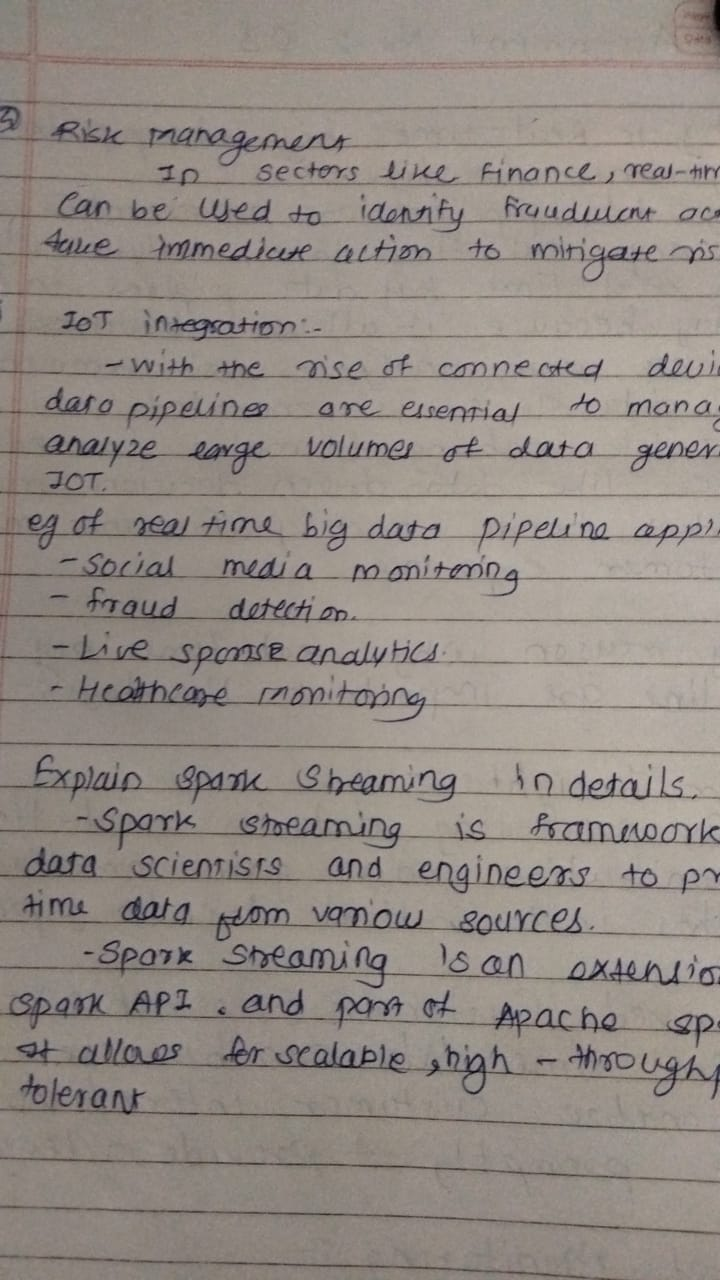
#> input picture ForgeryDetection/Data/svm_dataset/real/real1.jpg, 720 x 1280 px, found by its file name
$ python train_rf_model.py
#> lines starting #> are read from the running program, lines starting #| are printed output that depends on the picture
import os
import cv2
import numpy as np
from sklearn.ensemble import RandomForestClassifier
import joblib
os.makedirs('models', exist_ok=True)

folder = 'data/raw_edited_pairs'
image_pairs = [('real1.jpg', 'fake1.jpg')]

X, y = [], []

for real_img, fake_img in image_pairs:
    img1 = cv2.imread(os.path.join(folder, real_img))
#> img1 is the input picture: shape (1280, 720, 3); mean B, G, R 132.1, 138.4, 146.8
    img2 = cv2.imread(os.path.join(folder, fake_img))
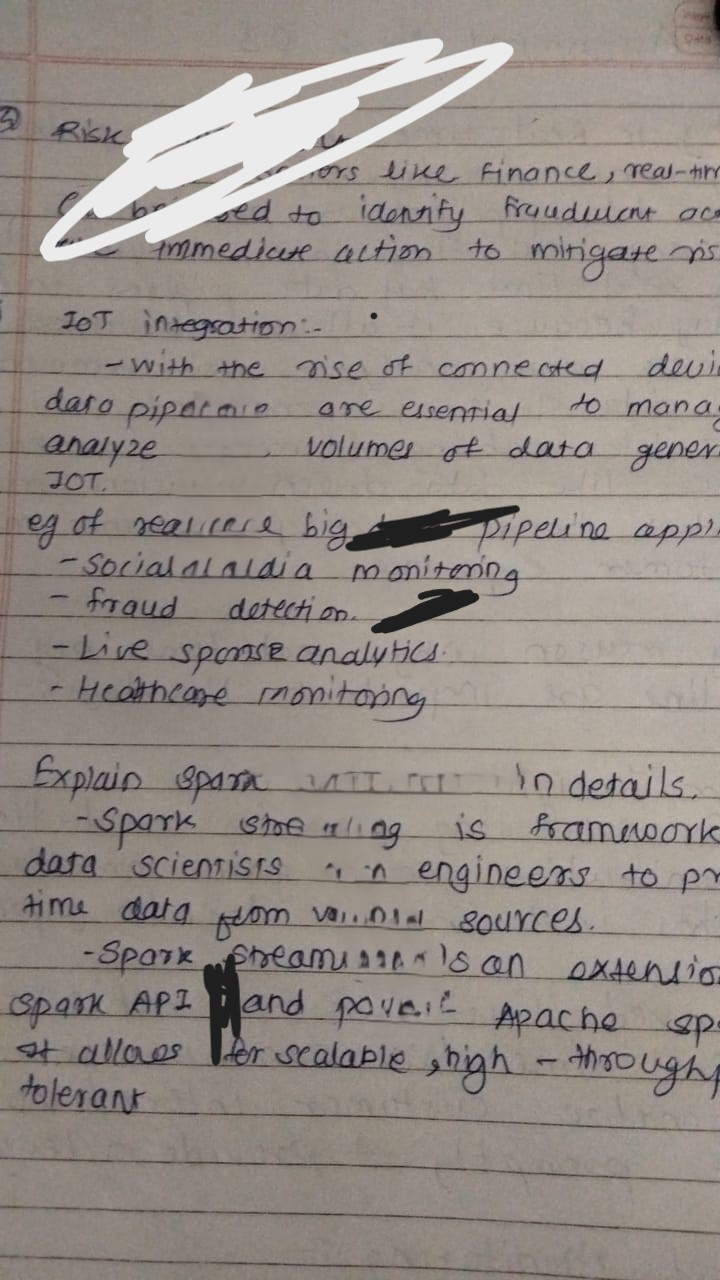
#> input picture ForgeryDetection/Data/svm_dataset/forged/fake1.jpg, 720 x 1280 px, found by its file name
#> img2 is the input picture: shape (1280, 720, 3); mean B, G, R 134.9, 141.1, 149
    if img1 is None or img2 is None: continue

    diff = cv2.absdiff(img1, img2)
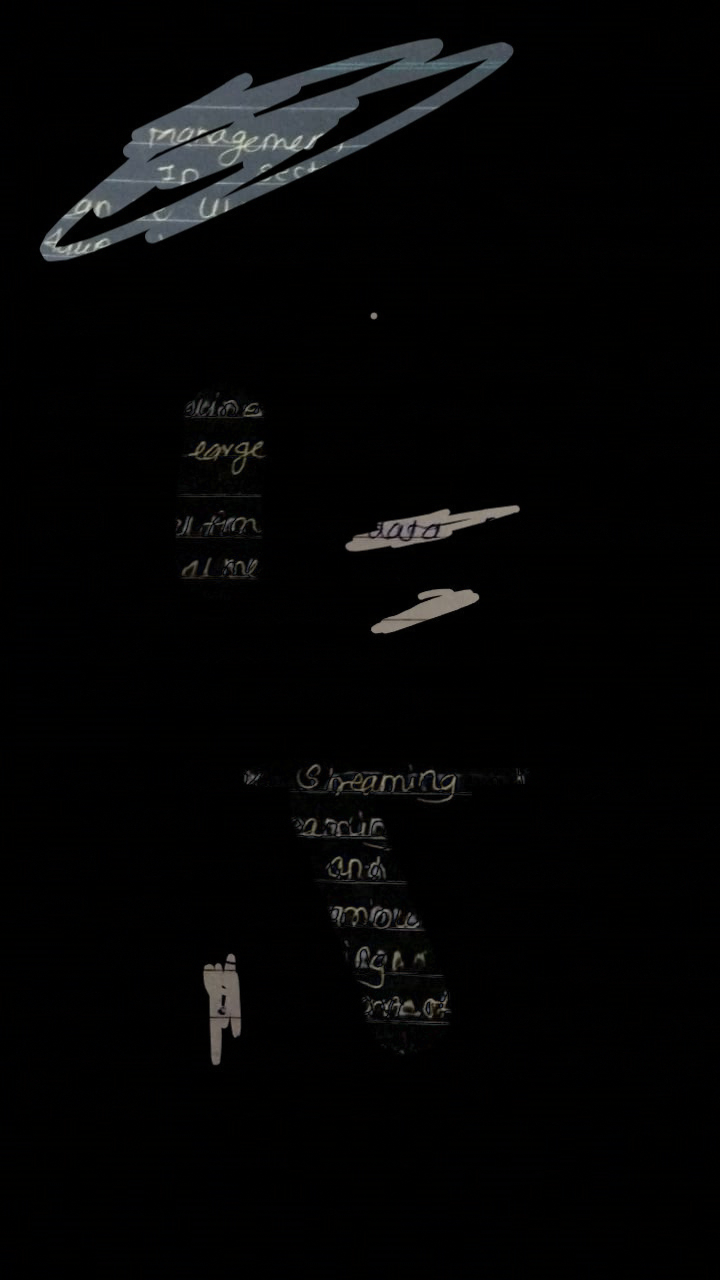
#> diff: shape (1280, 720, 3); mean B, G, R 5.7, 5.5, 5.3
    diff = cv2.resize(diff, (64, 64))
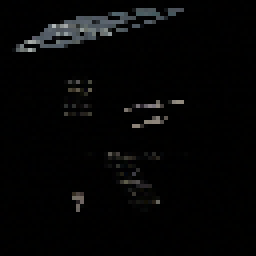
#> diff: shape (64, 64, 3) (shown 4 times larger); mean B, G, R 5.6, 5.6, 5.4
    X.append(diff.flatten())
    y.append(1)

    same = cv2.absdiff(img1, img1)
#> same: shape (1280, 720, 3); every value is 0
    same = cv2.resize(same, (64, 64))
#> same: shape (64, 64, 3); every value is 0
    X.append(same.flatten())
    y.append(0)

clf = RandomForestClassifier(n_estimators=100)
clf.fit(X, y)

joblib.dump(clf, 'models/rf_model.pkl')
print("✅ Random Forest model saved!")
